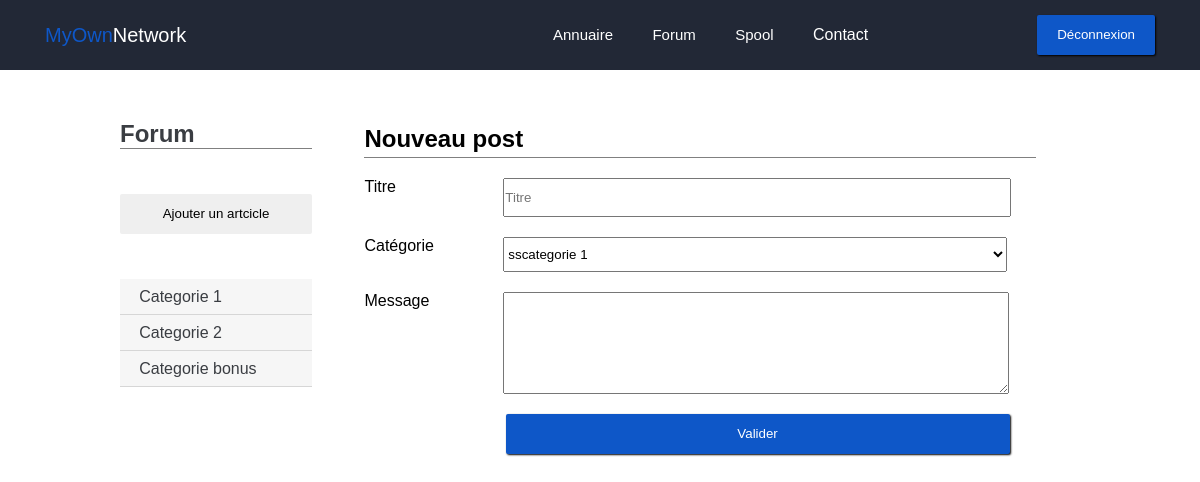
/forum/add (signed in), run on the app's committed database.
### forum/models.py (models this page shows)
class PostCategorie(models.Model):
    name = models.CharField(max_length=100)
    def __str__(self):
        return self.name

### forum/views.py (the view)
def add_post(request):
    if request.user.is_authenticated():
        categories = PostCategorie.objects.all()
        sscategories = PostSsCategorie.objects.all()
        cats = PostCategorie.objects.all()
        sscats = PostSsCategorie.objects.all()
        if request.method == 'POST':
            cat = PostSsCategorie.objects.get(name=request.POST['categorie'])
            Post(titre=request.POST['titre'], auteur=request.user.username, categorie=cat).save()
            mypost = Post.objects.get(titre=request.POST['titre'])
            PostMessage(content=request.POST['message'], auteur=request.user.username, post=mypost).save()
        return render(request, 'forum/new.html', locals())
    return render(request, 'intra/index.html')

### forum/models.py (called while the page is built)
    def __str__(self):
        return self.name

### forum/templates/forum/new.html (shortened to what this page needs)
{% extends "base.html" %}
{% load i18n %}
{% load static %}
{% block staticfiles %}
	<link rel="stylesheet" href="{% static 'forum/css/style.css' %}">
{% endblock %}
{% block content %}
	<div class="forum">
		<div class="wrapper">
			<div class="forum_nav grey2">
				<h1>Forum</h1>
				<a href="{% url "forum.views.add_post" %}"><button class="btn">{% trans "Ajouter un artcicle" %}</button></a>
				<ul>
				{% for categorie in categories %}
				<a href="#" class="grey0Back" onclick="show_sscat('{{ categorie.id }}')"><li>{{ categorie.name }}</li></a>
				{% empty %}
				<p>Pas de catégorie</p>
				{% endfor %}
				</ul>
			</div>
			<div class="post_content">
				<div class="post_content__header">
					<h2>{% trans "Nouveau post" %}</h2>
				</div>
				<div class="newpost_content__body">
					<form method="post" action="{% url 'forum.views.add_post' %}">
						<label for="titre">{% trans "Titre" %}</label>
						<input id="titre" type="text" name="titre" placeholder="Titre">
						<label for="categorie">{% trans "Catégorie" %}</label>
						<select id="categorie" name="categorie">
							{% for cat in cats %}
							<optgroup label="{{ cat }}">
							  {% for sscat in sscats %}
							  {% if sscat.postcategorie == cat %}
							  <option value="{{ sscat }}">{{ sscat }}</option>
							  {% endif %}
							  {% endfor %}
							</optgroup>
							{% endfor %}
						</select>
						<label for="message">{% trans "Message" %}</label>
						<textarea id="message" name="message"></textarea>
						<button type="submit" class="btn blue0Back white">{% trans "Valider" %}</button>
					</form>
				</div>
			</div>
		</div>
	</div>
{% endblock %}

### static/forum/css/style.css (style rules this page uses)
* { padding: 0; margin: 0; font-family: arial; fill: #ffffff; }
.wrapper { width: 80vw; margin: auto; }
a, a:hover { color: white; text-decoration: none; }
.btn { height: 40px; line-height: 40px; padding-left: 20px; padding-right: 20px; border: none; outline: none; border-radius: 2px; box-shadow: 1px 1px 2px black; }
.white { color: white; }
.grey2 { color: #3a3d42; }
.grey0Back { background-color: #f6f6f6; }
.blue0Back { background-color: #0e57c8; }
.content h1, h2 { margin-bottom: 20px; }
.forum { display: block; margin-top: 50px; }
.forum a { color: #3a3d42; }
.forum_nav { display: inline-block; width: 20%; min-height: 80vh; margin-right: 5%; }
.forum_nav h1:after { content: ' '; display: block; width: 100%; border-bottom: 1px solid grey; margin-bottom: 45px; }
.forum_nav .btn { box-shadow: none; width: 100%; margin-bottom: 45px; }
.forum_nav ul { list-style: none; }
.forum_nav ul a { display: block; width: 90%; line-height: 35px; border-bottom: 1px solid #d6d6d6; padding-left: 10%; }
.post_content { display: inline-block; width: 70%; vertical-align: top; }
.post_content__header h2 { border-bottom: 1px solid grey; line-height: 37px; }
.newpost_content__body label { display: inline-block; width: 20%; }
.newpost_content__body input, select { display: inline-block; width: 75%; height: 35px; vertical-align: top; margin-bottom: 20px; }
.newpost_content__body textarea { display: inline-block; max-width: 75%; min-width: 75%; height: 100px; vertical-align: top; margin-bottom: 20px; }
.newpost_content__body button { margin-left: 21%; width: 75%; }

### data on the page
PostCategorie: name "Categorie 1"
PostCategorie: name "Categorie 2"
PostCategorie: name "Categorie bonus"

### other printed values
form field categorie "sscategorie 1"
